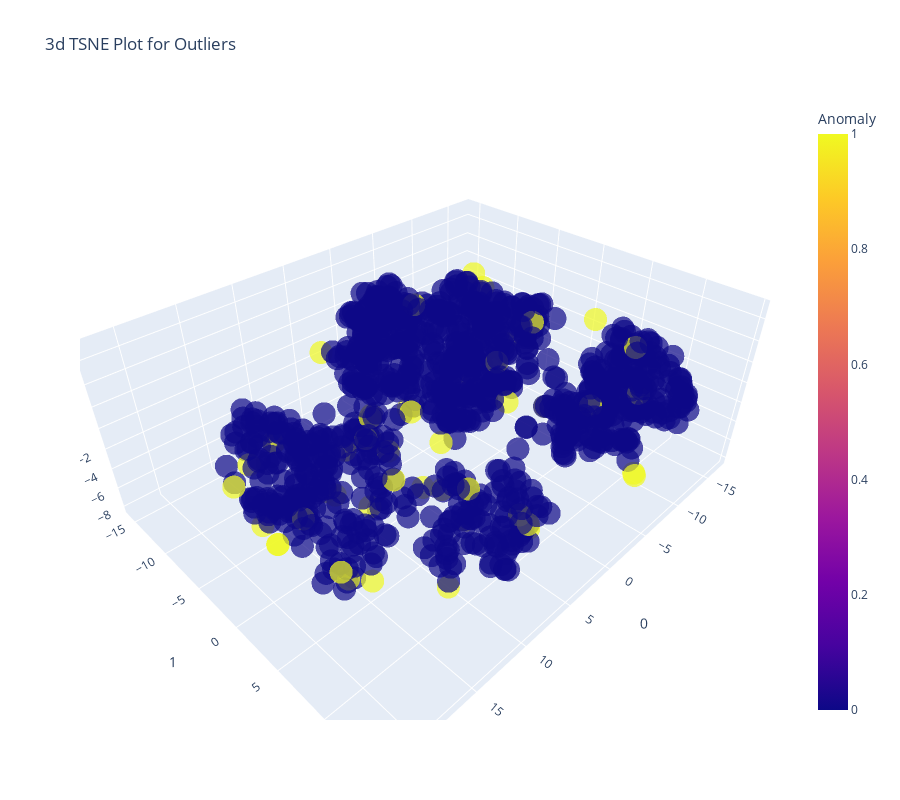

Notebook code for this chart:
### Markdown cell above
## Analyze Model

### Code cell
# functional API
plot_model(iforest, plot = 'tsne')

### Figure 1 — Plotly figure (JSON) as saved in the notebook; plotly's stock layout.template omitted (floating-point values rounded to 4 significant figures; data arrays with more than 128 entries replaced by an {"elided": "..."} marker saying what was removed)
{"data": [{"customdata": {"elided": "1000x1 float values"}, "hovertemplate": "0=%{x}<br>1=%{y}<br>2=%{z}<br>Feature=%{customdata[0]}<br>Anomaly=%{marker.color}<extra></extra>", "legendgroup": "", "marker": {"color": {"elided": "1000 int values"}, "coloraxis": "coloraxis", "opacity": 0.7, "symbol": "circle"}, "mode": "markers", "name": "", "scene": "scene", "showlegend": false, "type": "scatter3d", "x": {"elided": "1000 float values"}, "y": {"elided": "1000 float values"}, "z": {"elided": "1000 float values"}}], "layout": {"coloraxis": {"colorbar": {"title": {"text": "Anomaly"}}, "colorscale": [[0, "#0d0887"], [0.1111, "#46039f"], [0.2222, "#7201a8"], [0.3333, "#9c179e"], [0.4444, "#bd3786"], [0.5556, "#d8576b"], [0.6667, "#ed7953"], [0.7778, "#fb9f3a"], [0.8889, "#fdca26"], [1, "#f0f921"]]}, "height": 800, "legend": {"tracegroupgap": 0}, "scene": {"domain": {"x": [0, 1], "y": [0, 1]}, "xaxis": {"title": {"text": "0"}}, "yaxis": {"title": {"text": "1"}}, "zaxis": {"title": {"text": "2"}}}, "title": {"text": "3d TSNE Plot for Outliers"}, "width": 900}}
